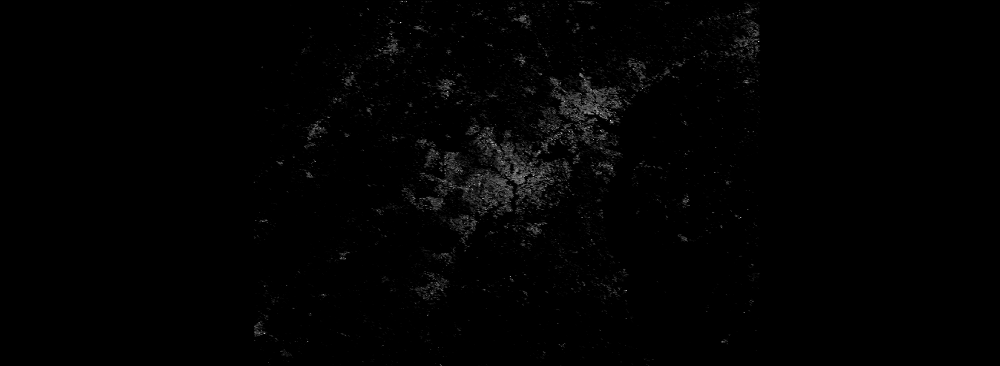
#> input picture Real_World/Data/GHSL_01_Washington/GHSL_2015_destretched.tif, 1000 x 366 px, shrunk from 5652 x 2067 before the run, given in place of GHSL_2015_destretched.png, which was not available
$ python locator_ghsl.py
#> lines starting #> are read from the running program, lines starting #| are printed output that depends on the picture; pictures that were not available may be replaced by others from this repository, and a replacement may not be noted
import cv2
import numpy as np
import matplotlib.pyplot as plt
from sklearn.cluster import KMeans
from geopy.distance import geodesic
from PIL import Image

# ========== PARAMETERS ==========
NUM_GRIDS = 15                         # Number of power grids to be placed
MIN_DISTANCE_KM = 50                   # Minimum distance between two grids (in km)
# IMAGE_PATH = "./Real_World/Png_Files/GHSL_01/GHSL_2020.png"
# IMAGE_PATH = "./Batch_Loads/Png/NTL_02/NTL_2022.png"
IMAGE_PATH = "./Real_World/Croped_Pngs/GHSL_01/GHSL_2015_destretched.png"

# Coordinates of the image corners (top-left, bottom-left, bottom-right, top-right)
COORDINATES = [
    [-79.6104828125, 42.1057705066091],
    [-79.6104828125, 36.588415552450094],
    [-71.0850921875, 36.588415552450094],
    [-71.0850921875, 42.1057705066091]
]

# ========== GEO MAPPING ==========
lat_top = COORDINATES[0][1]
lat_bottom = COORDINATES[1][1]
lon_left = COORDINATES[0][0]
lon_right = COORDINATES[2][0]

def pixel_to_geo(x, y, width, height):
    lon = lon_left + (x / width) * (lon_right - lon_left)
    lat = lat_top - (y / height) * (lat_top - lat_bottom)
    return (lat, lon)

# ========== IMAGE LOADING ==========
image = Image.open(IMAGE_PATH).convert("L")  # Grayscale
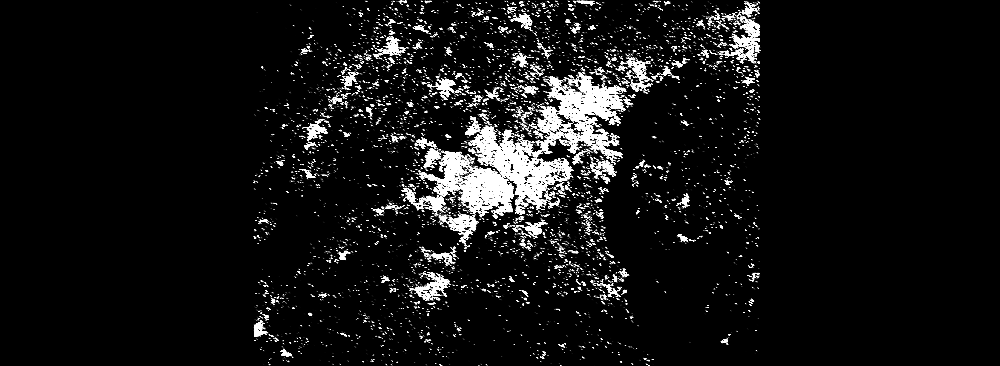
#> image: PIL image 1000x366 L; min 0, max 255, mean 20
image_array = np.array(image)
height, width = image_array.shape
#> height = 366; width = 1000

# ========== PROCESSING ==========

# Step 1: Plot histogram to choose good percentile threshold
plt.figure(figsize=(10, 5))
plt.hist(image_array.flatten(), bins=256, range=(0, 255), color='gray', edgecolor='black')
plt.title('Pixel Intensity Histogram')
plt.xlabel('Pixel Intensity')
plt.ylabel('Frequency')
plt.grid(True)
plt.show()
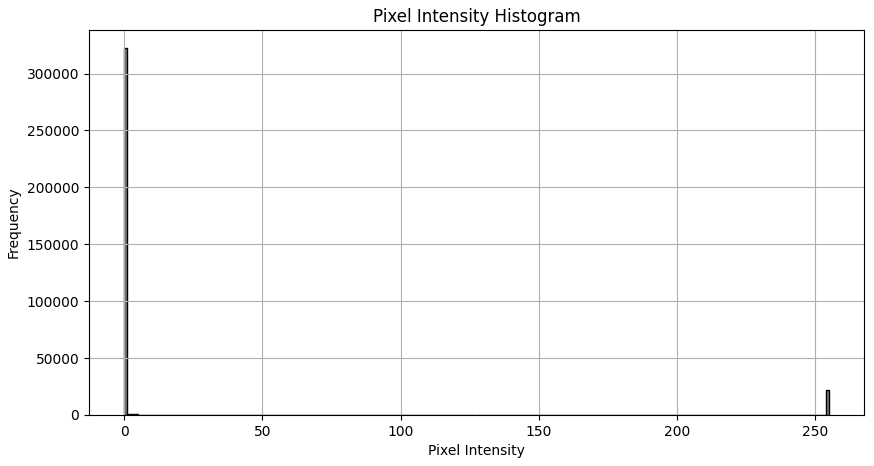
#> figure drawn by matplotlib, 1 panel; tallest bar 322158 high, from x = 0 to 0.996

# Step 2: Choose threshold using percentile
PERCENTILE = 90  # Try values like 85, 90, 95 to tune
INTENSITY_THRESHOLD = np.percentile(image_array, PERCENTILE)
#> INTENSITY_THRESHOLD = 23
print(f"Using threshold from {PERCENTILE}th percentile: {INTENSITY_THRESHOLD:.2f}")
#| Using threshold from 90th percentile: 23.00

# Step 3: Extract bright pixels using dynamic threshold
def get_bright_pixels(image_array, threshold):
#> called with threshold = 23
    y_indices, x_indices = np.where(image_array >= threshold)
    coords = np.column_stack((x_indices, y_indices))
#> coords = 36706 pairs, first value 253 to 760, second value 0 to 365
    return coords

bright_pixels = get_bright_pixels(image_array, INTENSITY_THRESHOLD)
#> bright_pixels has the same summary as coords in get_bright_pixels

# Step 4: Check if enough pixels
if bright_pixels.shape[0] < NUM_GRIDS:
    raise ValueError(f"Too few bright pixels ({bright_pixels.shape[0]}) found at threshold {INTENSITY_THRESHOLD:.2f}. Try a lower percentile.")

# ========== K-MEANS CLUSTERING ==========
kmeans = KMeans(n_clusters=NUM_GRIDS, random_state=42)
kmeans.fit(bright_pixels)
final_centers = kmeans.cluster_centers_.astype(int)

# ========== VISUALIZATION ==========
plt.figure(figsize=(12, 8))
plt.imshow(image_array, cmap='gray')
for (x, y) in final_centers:
    plt.scatter(x, y, color='red', s=50, edgecolors='black')
plt.title("Suggested Power Grid Locations")
plt.axis('off')
plt.savefig("Suggested_Power_Grids2.png", bbox_inches="tight")
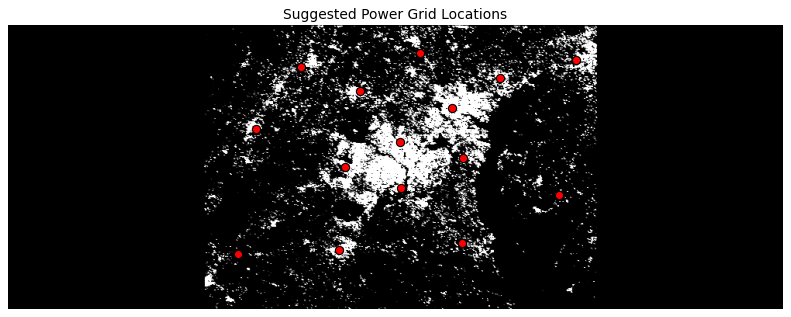
#> figure drawn by matplotlib, 1 panel
plt.show()

# ========== OPTIONAL: EXPORT GEO COORDINATES ==========
grid_locations_geo = [pixel_to_geo(x, y, width, height) for (x, y) in final_centers]

# Save to CSV
import csv
with open("grid_locations_2.csv", "w", newline="") as csvfile:
    writer = csv.writer(csvfile)
    writer.writerow(["Latitude", "Longitude"])
    writer.writerows(grid_locations_geo)

print("Geo-coordinates of grid locations saved to 'grid_locations_2.csv'")

$ run again, with Batch_Loads/Png/NTL_02/NTL_2022.png saved as Real_World/Data/GHSL_01_Washington/GHSL_2015_destretched.tif
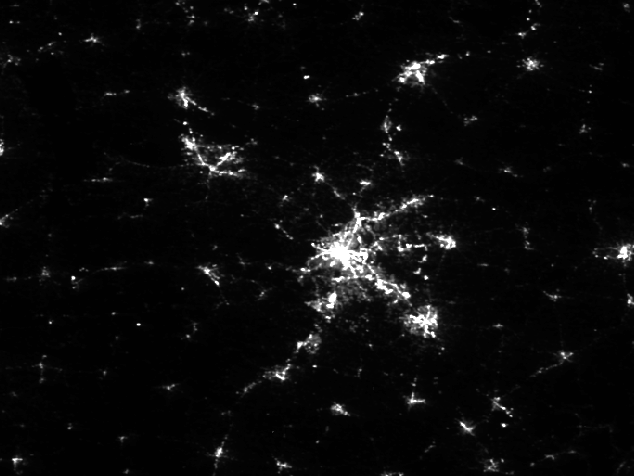
#> input picture Batch_Loads/Png/NTL_02/NTL_2022.png, 634 x 476 px, given in place of GHSL_2015_destretched.png, which was not available
#> image is the input picture: PIL image 634x476 L; min 1, max 255, mean 10.1
#> `plt.show()`:
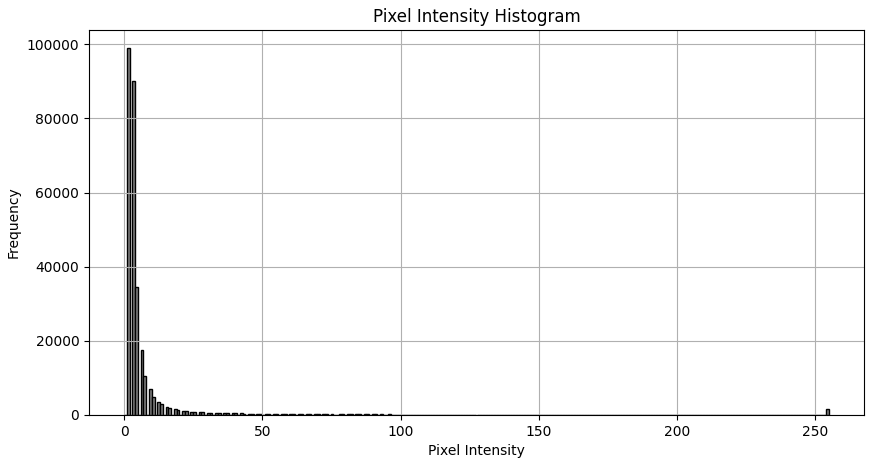
#> figure drawn by matplotlib, 1 panel; tallest bar 98903 high, from x = 0.996 to 1.99
#> INTENSITY_THRESHOLD = 15
#| Using threshold from 90th percentile: 15.00
#> coords = 31849 pairs, first value 0 to 633, second value 0 to 475
#> bright_pixels has the same summary as coords in get_bright_pixels
#> `plt.savefig("Suggested_Power_Grids2.png", bbox_inches="tight")`:
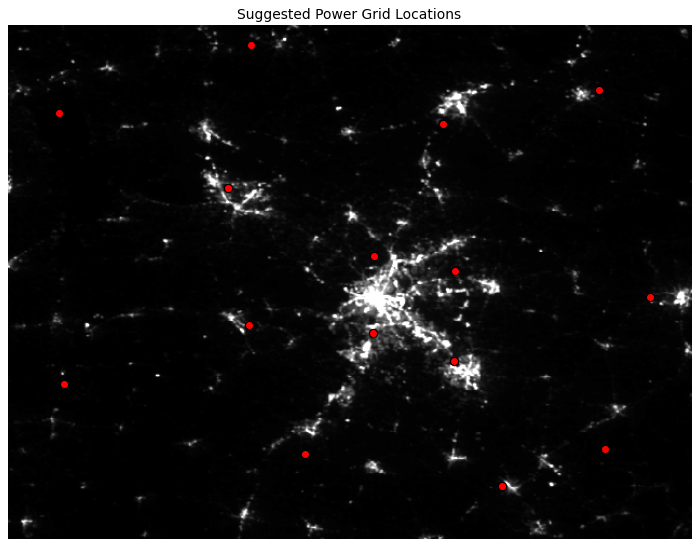
#> figure drawn by matplotlib, 1 panel
